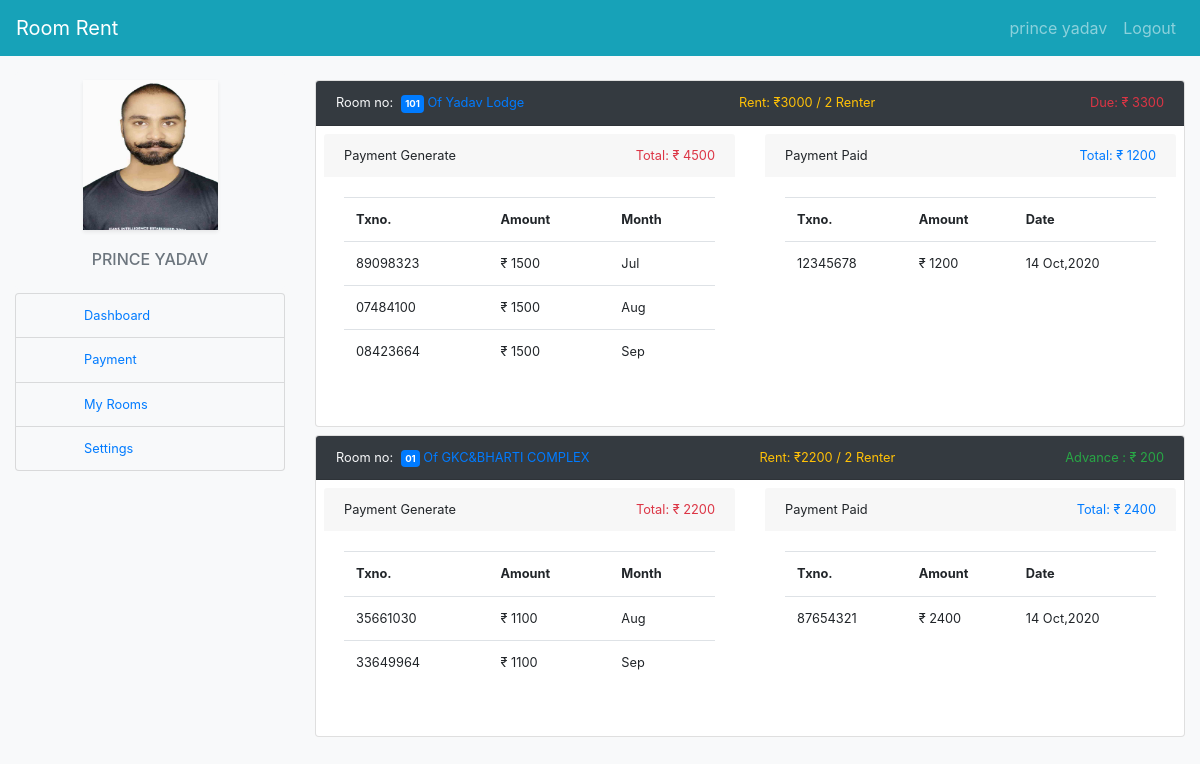
The app's page /renter_payment/ (signed in), older data.
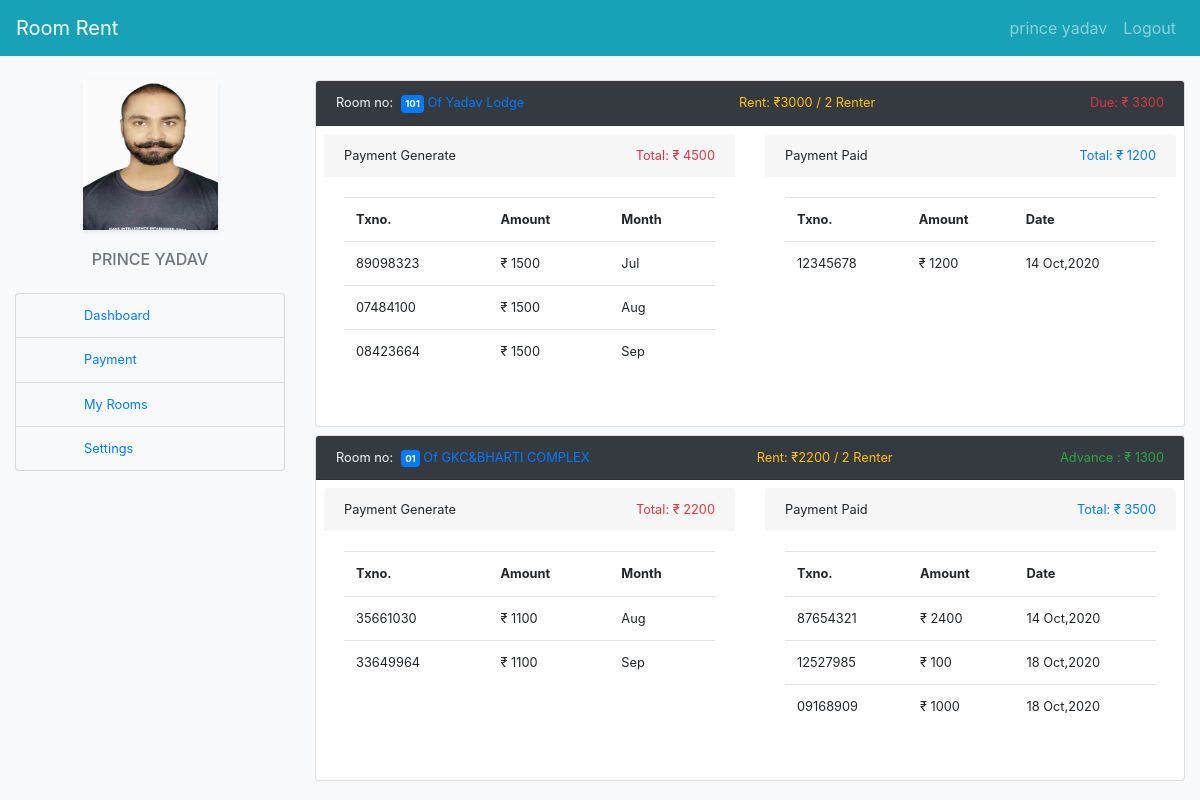
The same page, newer data.
### datawork/models.py (models this page shows, shortened)
class RoomAllot(models.Model):
    ra_id = models.AutoField(primary_key=True)
    ra_room_id = models.ForeignKey(Room, on_delete=models.DO_NOTHING)
    user_id = models.ForeignKey(User, on_delete=models.DO_NOTHING,related_name='user_id')
    renter = models.ForeignKey(User, on_delete=models.DO_NOTHING,related_name='renter')
    ra_doc = models.DateTimeField(default=datetime.now(), blank=True)
    ra_status = models.CharField(max_length=20, default='1',choices=(("0", "Request"), ("1", "Active"),("2","Pending")))
    slug = models.SlugField()

class Room(models.Model):
    r_id = models.AutoField(primary_key=True)
    user_id = models.ForeignKey(User,on_delete=models.CASCADE)
    r_title = models.CharField(max_length=100)
    r_rent = models.IntegerField()
    r_type = models.ForeignKey(RoomType,on_delete=models.DO_NOTHING)
    r_desc = models.TextField(max_length=200)
    r_image = models.ImageField(upload_to="image")
    slug = models.SlugField()
    r_status = models.CharField(max_length=20, default='1',choices=(("0", "Pending"), ("1", "Active")))
    r_doc = models.DateTimeField(default=datetime.now(), blank=True)

class RoomOwner(models.Model):
    ro_id = models.AutoField(primary_key=True)
    user_id = models.ForeignKey(User,on_delete=models.CASCADE)
    ro_image = models.ImageField(upload_to="profile")
    ro_contact = models.CharField(max_length=10,unique=True)
    ro_street = models.TextField(max_length=200)
    ro_id_proof = models.ImageField(upload_to="profile/proof")
    ro_house = models.CharField(max_length=100)
    ro_house_image = models.ImageField(upload_to="image")
    state = models.ForeignKey(State,on_delete=models.CASCADE)
    city = models.ForeignKey(City,on_delete=models.CASCADE)

class PaymentGenerate(models.Model):
    pg_id = models.AutoField(primary_key=True)
    pg_txn = models.CharField(max_length=100)
    user_id = models.ForeignKey(User,on_delete=models.DO_NOTHING)
    pg_amount = models.IntegerField()
    pg_month = models.DateTimeField()
    pg_allot_id = models.ForeignKey(RoomAllot,on_delete=models.DO_NOTHING)
    pg_doc = models.DateTimeField(default=datetime.now(), blank=True)
    slug = models.SlugField()

class PaymentPaid(models.Model):
    pp_id = models.AutoField(primary_key=True)
    pp_txn = models.CharField(max_length=100)
    user_id = models.ForeignKey(User, on_delete=models.DO_NOTHING)
    pp_amount = models.IntegerField()
    pp_allot_id = models.ForeignKey(RoomAllot,on_delete=models.DO_NOTHING)
    pp_doc = models.DateTimeField(default=datetime.now(), blank=True)
    slug = models.SlugField()

### datawork/views.py (the view)
# urls.py: path('renter_payment/',views.renter_payment,name="renter_payment"),
@login_required(login_url=logins)
def renter_payment(r):
    data = {
        "user": RoomRenter.objects.filter(user_id__username=r.user),
        "userdata": User.objects.filter(username=r.user),
        "room": RoomAllot.objects.filter(renter__username=r.user, ra_status='1'),
    }
    return render(r,'roomrenter/rr_payment.html',data)

### datawork/templatetags/template_tags.py (called while the page is built)
@register.filter
def room_allot_count(context):
    qs = RoomAllot.objects.filter(ra_room_id=context,ra_status='1')
    if qs.exists():
        return qs.count()
    else:
        return 0

@register.filter
def room_owner_house(context):
    qs = RoomOwner.objects.get(user_id=context)
    if qs:
        return qs.ro_house
    else:
        return 0

@register.filter
def sum_pg_amount(x):
    total = x.paymentgenerate_set.aggregate(Sum('pg_amount'))['pg_amount__sum']
    return total

@register.filter
def sum_pp_amount(x):
    total = x.paymentpaid_set.aggregate(Sum('pp_amount'))['pp_amount__sum']
    return total

@register.filter
def subtract(x):
    value = x.paymentgenerate_set.aggregate(Sum('pg_amount'))['pg_amount__sum']
    arg = x.paymentpaid_set.aggregate(Sum('pp_amount'))['pp_amount__sum']
    return round(abs(value - arg))

@register.filter
def cond(x):
    value = x.paymentgenerate_set.aggregate(Sum('pg_amount'))['pg_amount__sum']
    arg = x.paymentpaid_set.aggregate(Sum('pp_amount'))['pp_amount__sum']
    if(value - arg > 0):
        return True
    else:
        return False

### templates/roomrenter/rr_payment.html
{% extends 'roomrenter/rr_base.html' %}
{% load template_tags %}
{% block content %}
<div class="col-lg-9">
{% for rm in room %}
    <div class="card mt-2 mb-2">
    <div class="card-header bg-dark small">
        <div class="form-inline text-light">
            Room no: <a href="{% url 'room_view' rm.ra_room_id.r_id %}" class="nav-link text-primary text-capitalize ml-2 m-0 p-0"> <span class="badge badge-primary p-1">{{ rm.ra_room_id.r_title }}</span> of {{ rm.ra_room_id.user_id|room_owner_house }}</a>
            <span class="text-warning ml-auto">Rent:  ₹{{ rm.ra_room_id.r_rent }} / {{ rm.ra_room_id|room_allot_count }} Renter</span>
            <span class=" ml-auto">
                {% if rm|cond %}
                      <span class="text-danger">Due: ₹ {{ rm|subtract }}</span>
                {% else  %}
                    <span class="text-success">Advance : ₹ {{ rm|subtract }}</span>
                {% endif %}
            </span>
        </div>
    </div>
    <div class="card-body m-1 p-1">
        <div class="row mb-2">
    <div class="col-lg-6">
        <div class="card border-0">
                <div class="card-header small border-0">Payment Generate <span class="float-right text-danger">Total: ₹ {{ rm|sum_pg_amount }} </span></div>
                <div class="card-body ">
                    <table class="table table-responsive-sm ">
                        <tr class="small">
                            <th>Txno.</th>
                            <th>Amount</th>
                            <th>Month</th>
                        </tr>
                        {% for pg in rm.paymentgenerate_set.all %}
                        <tr class="small">
                            <td>{{ pg.pg_txn }}</td>
                            <td>₹ {{ pg.pg_amount }}</td>
                            <td>{{ pg.pg_month|date:'M' }}</td>
                        </tr>
                        {% empty %}
                            <tr>
                                <td colspan="4"><div class="alert alert-danger h6 text-center p-3" role="alert">No Payment Generate availables!</div></td>
                            </tr>
                        {% endfor %}
                    </table>
                </div>
            </div>
    </div>
     <div class="col-lg-6">
        <div class="card border-0">
                <div class="card-header small border-0">Payment Paid <span class="float-right text-primary"> Total: ₹ {{ rm|sum_pp_amount }}</span></div>
                <div class="card-body ">
                    <table class="table table-responsive-sm ">
                        <tr class="small">
                            <th>Txno.</th>
                            <th>Amount</th>
                            <th>Date</th>
                        </tr>
                        {% for pp in rm.paymentpaid_set.all %}
                        <tr class="small">
                            <td>{{ pp.pp_txn }}</td>
                            <td>₹ {{ pp.pp_amount }}</td>
                            <td>{{ pp.pp_doc|date:'d M,Y' }}</td>
                        </tr>
                        {% empty %}
                            <tr>
                                <td colspan="4"><div class="alert alert-danger h6 text-center p-3" role="alert">No Payment Paid availables!</div></td>
                            </tr>
                        {% endfor %}
                    </table>
                </div>
            </div>
    </div>
</div>
    </div>
   </div>
{% empty %}
    <div class="alert alert-danger h6 text-center p-3" role="alert">No room availables!</div>
{% endfor %}
</div>
{% endblock %}

Row changes from the older to the newer data that the page shows:
computed for RoomAllot "GKC&BHARTI COMPLEX": ra_id "200" → "1300"; ra_id "2400" → "3500"
added PaymentPaid: pp_txn "12527985", pp_amount "100", pp_doc "18 Oct,2020", shown under RoomAllot "GKC&BHARTI COMPLEX"
added PaymentPaid: pp_txn "09168909", pp_amount "1000", pp_doc "18 Oct,2020", shown under RoomAllot "GKC&BHARTI COMPLEX"
